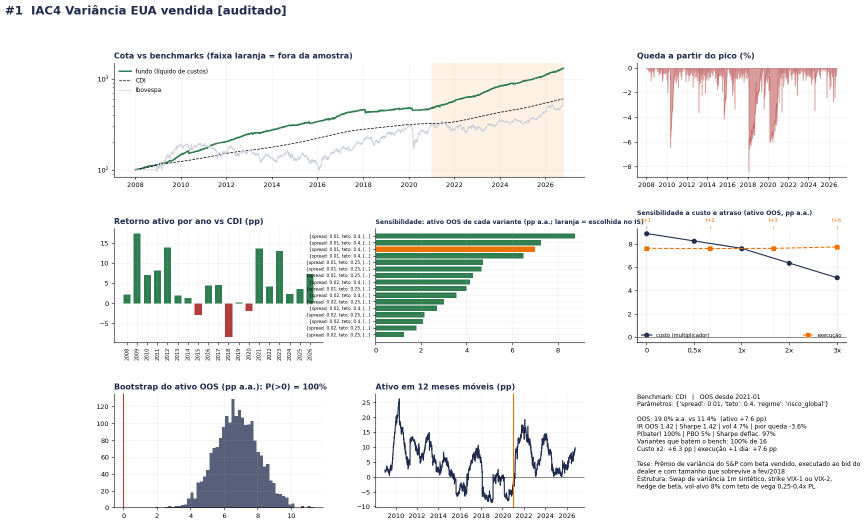
#> input picture extras/quant/fundos/top5/top5_1.png, 1731 x 1049 px (shown at 1/2 size); its folder holds only this picture in this run
$ python -i ideias_eventos_br.py   (imports and definitions only)
#> lines starting #> are read from the running program, lines starting #| are printed output that depends on the picture
### extras/quant/fundos/base.py
"""Dados e utilitários comuns dos 20 fundos (calendário B3, CDI, câmbio, conversão de estratégias em dólar para reais com hedge)."""
import io
import time
from pathlib import Path

import numpy as np
import pandas as pd
import requests

AQUI = Path(__file__).resolve().parent
D = AQUI / "dados"
DQ = AQUI.parent / "dados"
RQ = AQUI.parent / "resultado"


def sgs(cod, ini="2005-01-01"):
#> called with cod = 12, ini = '2005-01-01'
    f = D / f"sgs_{cod}.parquet"
    if f.exists() and (time.time() - f.stat().st_mtime) < 86400:
        return pd.read_parquet(f).v
    out = []
    try:
        for a in range(pd.Timestamp(ini).year, pd.Timestamp.today().year + 1, 10):
            u = f"https://api.bcb.gov.br/dados/serie/bcdata.sgs.{cod}/dados?formato=json&dataInicial=01/01/{a}&dataFinal=31/12/{a + 9}"
            for t in range(6):
                try:
                    out.append(pd.DataFrame(requests.get(u, timeout=60).json()))
                    break
                except (requests.RequestException, ValueError):
                    if t == 5:
                        raise
                    time.sleep(5 * (t + 1))
        d = pd.concat(out)
        s = pd.Series(d.valor.astype(float).values, index=pd.to_datetime(d.data, dayfirst=True)).sort_index()
        s = s[~s.index.duplicated()]
        s.to_frame("v").to_parquet(f)
        return s
    except (requests.RequestException, ValueError):
        return pd.read_parquet(f).v


CDI = sgs(12) / 100
DIAS = CDI.index[CDI.index >= "2008-01-01"]
CDI = CDI.reindex(DIAS)
CDI_AA = (1 + CDI) ** 252 - 1
PTAX = sgs(1).reindex(DIAS).ffill(limit=5)


def y(nome):
    return pd.read_parquet(D / f"y_{nome}.parquet")


IDX = y("idx")
ETF = y("etf")
FXY = y("fx")


# [19 lines left out: function _limpa_niveis, not called in this run]


FXY = _limpa_niveis(FXY)
ADR = y("adr")
BRL_LOC = y("br_local")
DIAS_US = IDX["^GSPC"].dropna().index
TB_US = (IDX["^IRX"].reindex(DIAS_US).ffill() / 100 / 252)
BOVA = pd.read_parquet(DQ / "eq_idx.parquet")["BOVA11.SA"].reindex(DIAS).ffill(limit=5)
R_IBOV = BOVA.pct_change(fill_method=None).fillna(0)
SPX_USD = IDX["^GSPC"].reindex(DIAS_US).ffill().pct_change(fill_method=None).fillna(0)
BIS = pd.read_parquet(D / "bis_juros_politica.parquet").sort_index().ffill()


def limpa(r, lim=.25):
    """Retornos diários: zera saltos absurdos (erros de base / desdobramentos não ajustados). Mantém NaN (ativo ainda não listado)."""
    return r.where((r.abs() < lim) | r.isna(), 0.0)


# [30 lines left out: functions limpa_fx, brl, carteira, vol_alvo, not called in this run]


def fim_mes(idx):
    p = pd.Series(pd.DatetimeIndex(idx).to_period("M"), index=idx)
    return p.ne(p.shift(-1))


def fim_semana(idx):
    p = pd.Series(pd.DatetimeIndex(idx).to_period("W-FRI"), index=idx)
    return p.ne(p.shift(-1))


# [4 lines left out: function _so, not called in this run]


def mensal(W):
    return _so(W, fim_mes(W.index))


def semanal(W):
    return _so(W, fim_semana(W.index))

### extras/quant/fundos/ideias_eventos_br.py
"""
Frente EVENTOS BRASIL (event-driven com informação diária pública da CVM).
Dados: coleta_eventos_br.py (IPE, VLMO, ITR/DFP, FCA, cadastro CVM, proventos Yahoo) + b3_vista.parquet (COTAHIST 2014+).
Regra de ouro: a data do sinal é a DATA DE ENTREGA do documento na CVM; a decisão é no fechamento desse dia e a execução
no fechamento do pregão seguinte (carteira desloca 1+lag) -> se o fato saiu às 20h, ainda assim só operamos no fechamento seguinte.
Retornos: COTAHIST não ajustado -> corrigido por desdobramentos/grupamentos (Yahoo + marcação EB/EG do COTAHIST) e somado o
dividendo/JCP do Yahoo no dia ex (tickers deslistados ficam sem dividendo = conservador para comprado).
Uso: python ideias_eventos_br.py [números dos fundos]
"""
import pickle
import re
import sys
import time
import unicodedata
import warnings

import numpy as np
import pandas as pd

from base import CDI, D, DIAS, R_IBOV
from motor import Fundo, roda

# [1 line not run here, left out]
# [1 line that did not run here, left out]
DATA_INI = pd.Timestamp("2014-01-02")
_C = {}                                    # cache em memória
ULT = {}                                   # detalhes (contrib, trades) da última chamada de cada estratégia


def _sem_acento(s):
    return unicodedata.normalize("NFKD", s).encode("ascii", "ignore").decode().lower()


def _cnpj(s):
    return s.astype(str).str.replace(r"\D", "", regex=True).str.zfill(14)


# ================================================================ painel de preços (ajustado)
def painel():
    """P (fech), R (retorno total ajustado), V (volume R$), ADV (média 60d com zeros), VWAP, O (abertura), NEG; só ações/units."""
    if "P" in _C:
        return _C
    f = D / "painel_eventos_br.pkl"
    if f.exists() and f.stat().st_mtime > (D / "b3_acoes_cotahist.parquet").stat().st_mtime:
        _C.update(pd.read_pickle(f))
        return _C
    v = pd.read_parquet(D / "b3_acoes_cotahist.parquet")                 # COTAHIST com CODBDI 05-09 (RJ etc.) e máx/mín
    v = v[v.ticker.str.match(r"^[A-Z]{4}(3|4|5|6|7|8|11)$") & v.especi.str[:3].str.strip().isin(["ON", "PN", "PNA", "PNB", "PNC", "UNT"])
          & ~v.especi.str.startswith("CI") & (v.fech > 0)]
    v["p"] = v.fech / v.fatcot
    v["o"] = v.abertura / v.fatcot
    v["vwap"] = (v.volume / v.quantidade.replace(0, np.nan))
    v["marca"] = v.especi.str[3:].str.strip().str.split().str[0].fillna("")
    v = v.sort_values(["ticker", "data"]).drop_duplicates(["ticker", "data"], keep="last")
    P = v.pivot(index="data", columns="ticker", values="p")
    P = P.reindex(DIAS[DIAS >= DATA_INI].union(P.index[P.index >= DATA_INI]))
    P = P[P.index.isin(DIAS)]
    O = v.pivot(index="data", columns="ticker", values="o").reindex(P.index)
    H = (v.pivot(index="data", columns="ticker", values="max") / v.pivot(index="data", columns="ticker", values="fatcot")).reindex(P.index)
    L = (v.pivot(index="data", columns="ticker", values="min") / v.pivot(index="data", columns="ticker", values="fatcot")).reindex(P.index)
    VW = v.pivot(index="data", columns="ticker", values="vwap").reindex(P.index)
    V = v.pivot(index="data", columns="ticker", values="volume").reindex(P.index)
    NEG = v.pivot(index="data", columns="ticker", values="negocios").reindex(P.index)
    MK = v.pivot(index="data", columns="ticker", values="marca").reindex(P.index)
    ult = P.ffill()
    q = P / ult.shift(1)                                                  # retorno desde o último negócio (gaps vão para o dia do negócio)
    lq = np.log(q)
    # --- desdobramentos/grupamentos: Yahoo (razão exata) ...
    pv = pd.read_parquet(D / "y_proventos.parquet").dropna(subset=["data"])
    pv = pv[pv.ticker.isin(P.columns)]
    fator = pd.DataFrame(1.0, index=P.index, columns=P.columns)
    feito = pd.DataFrame(False, index=P.index, columns=P.columns)
    for _, s in pv[pv.split > 0].iterrows():
        jan = lq.loc[s.data - pd.Timedelta(days=5): s.data + pd.Timedelta(days=5), s.ticker].dropna()
        if jan.empty:
            continue
        err = (jan + np.log(s.split)).abs()
        if err.min() < .2:
            dt = err.idxmin()
            fator.loc[dt, s.ticker] = s.split
            feito.loc[dt, s.ticker] = True
    # ... e marcação EB/EG do COTAHIST no primeiro dia (razão "redonda" mais próxima)
    mk = MK.fillna("")
    tem_bg = mk.apply(lambda c: c.str.startswith("E") & c.str.contains("B|G", regex=True))
    prim = tem_bg & ~tem_bg.shift(1, fill_value=False)
    cand = np.array(sorted({k for b in (2, 3, 4, 5, 8, 10, 20, 25, 50, 100, 1.1, 1.2, 1.25, 1.5) for k in (b, 1 / b)}))
    for dt, tk in zip(*np.where((prim & ~feito & (lq.abs() > .08)).values)):
        x = -lq.iat[dt, tk]
        k = cand[np.argmin(np.abs(np.log(cand) - x))]
        if abs(np.log(k) - x) < .06:
            fator.iat[dt, tk] = k
            feito.iat[dt, tk] = True
    r = q * fator - 1
    # --- saltos > 25% sem notícia na CVM (5 dias) e erros de cotação que se desfazem no dia seguinte
    noticia = _noticia_ticker(P)
    erro = (r.abs() > .4) & ((1 + r) * (1 + r.shift(-1)) - 1).abs().lt(.1)
    erro = erro | erro.shift(1, fill_value=False)
    r = r.where(~erro, 0.0)
    r = r.where((r.abs() < .25) | noticia | feito, 0.0)
    r = r.where(~((r > 3) & ~feito), 0.0)                                  # sobra de desdobramento não identificado
    # --- dividendos/JCP (Yahoo): rendimento no dia ex
    dv = pv[pv["div"] > 0][["data", "ticker", "div"]]
    yc = pv.pivot_table(index="data", columns="ticker", values="close").sort_index()
    dy = []
    for _, s in dv.iterrows():
        if s.ticker not in yc or s.data not in yc.index:
            continue
        c0 = yc[s.ticker].loc[:s.data].iloc[:-1].dropna()
        if len(c0) and c0.iloc[-1] > 0 and s["div"] / c0.iloc[-1] < .3:
            dy.append((s.data, s.ticker, s["div"] / c0.iloc[-1]))
    dy = pd.DataFrame(dy, columns=["data", "ticker", "y"]).groupby(["data", "ticker"]).y.sum().unstack()
    dy = dy.reindex(index=P.index, columns=P.columns).fillna(0)
    dy = dy.where(P.notna(), 0)                                           # só conta se houve negócio no dia ex
    R = (r.fillna(0) + dy).where(P.notna() | (r.notna()))
    R = R.where(ult.shift(1).notna())                                     # sem retorno antes do 1º negócio
    ADV = V.fillna(0).rolling(60, min_periods=20).mean()
    vivo = P.notna()[::-1].cummax()[::-1]                                 # ainda negocia em alguma data futura (fim = deslistagem)
    d = dict(P=P, R=R, V=V, ADV=ADV, VW=VW, O=O, H=H, L=L, NEG=NEG, vivo=vivo, inicio=P.notna().idxmax(), fim=P.notna()[::-1].idxmax(), dy=dy)
    pd.to_pickle(d, f)
    _C.update(d)
    return _C


# [34 lines left out: functions mapa, _noticia_ticker, not called in this run]


# [4 lines not run here, left out]


# ================================================================ eventos (IPE)
CLASSES = {
    "opa": r"\bopa\b|oferta publica (voluntaria |unificada |concorrente )?(de |para )?(aquisicao|permuta)|cancelamento de registro"
           r"|fechamento de capital|saida do (novo mercado|nivel)|deslistagem|conversao de registro|tag along|retirada de circulacao",
    "controle": r"mudanca (de|do) controle|alienacao (de|do) controle|transferencia do controle|aquisicao (de|do) controle|venda do controle"
                r"|alienacao da participacao (do|dos) controlador",
    "incorporacao": r"incorporacao de acoes|incorporacao da companhia|fusao|combinacao de negocios|reorganizacao societaria",
    "recompra": r"recompra|aquisicao de acoes de (sua )?(propria )?emissao|acoes de (sua )?propria emissao|aquisicao de acoes de emissao da propria",
    "oferta": r"oferta (publica )?(primaria|secundaria|subsequente|restrita|de distribuicao|de acoes|publica de acoes|publica de distribuicao)"
              r"|follow.on|esforcos restritos|distribuicao (publica )?(primaria|secundaria)|potencial oferta|eventual oferta|oferta global",
    "preco_oferta": r"precificacao|fixacao do preco|definicao do preco|preco por acao|aprovacao do preco|resultado do procedimento de alocacao",
    "rj": r"recuperacao judicial|recuperacao extrajudicial|falencia",
    "rj_pedido": r"(pedido|ajuizamento|requerimento|protocolo|ingresso|apresentacao) (de |do |da )?(pedido de )?recuperacao (judicial|extrajudicial)"
                 r"|deferimento do processamento|recuperacao judicial - pedido",
    "fraude": r"inconsistencia|fraude|irregularidade|investigacao|operacao (policial|lava)|busca e apreensao|reapresentacao das demonstracoes",
}
NAO_ACAO = r"debentur|notas? (comerciais|promissoria)|\bnotes\b|\bcri\b|\bcra\b|cpr|bonds?\b|senior|fii|cotas|\bfidc\b|recebiveis"


# [52 lines left out: functions eventos, estudo, not called in this run]


# ================================================================ motor de livros de eventos
def custo_acao(adv):
    """Custo por perna (corretagem+emolumentos+meio spread+impacto) pela liquidez (ADV 60d em R$)."""
    return pd.DataFrame(np.select([adv >= 50e6, adv >= 10e6, adv >= 2e6], [.0010, .0020, .0040], .0080), index=adv.index, columns=adv.columns)


def aluguel_acao(adv):
    """Aluguel a.a. na ponta vendida: blue chips 1%, médias 3%, small caps 8%."""
    return pd.DataFrame(np.select([adv >= 50e6, adv >= 10e6], [.01, .03], .08), index=adv.index, columns=adv.columns)


# [253 lines left out: functions posicoes, livro, negocios, _primeiro, ev_recompra, ev_oferta and 7 more, not called in this run]


def ibov_proxy(data, janela=252):
    """Proxy da carteira teórica do Ibovespa na data: índice de negociabilidade IN = (n/N)^(1/3) (v/V)^(2/3) em 12 meses,
    presença >= 95% dos pregões, preço >= R$1, acumulado de IN até 85%."""
    p = painel()
    NEG, V, P = p["NEG"], p["V"], p["P"]
    sl = slice(NEG.index[max(NEG.index.searchsorted(data) - janela, 0)], data)
    n, v = NEG.loc[sl].fillna(0).sum(), V.loc[sl].fillna(0).sum()
    pres = P.loc[sl].notna().mean()
    IN = (n / n.sum()) ** (1 / 3) * (v / v.sum()) ** (2 / 3)
    ult = P.loc[sl].ffill().iloc[-1]
    IN = IN[(pres >= .95) & (ult >= 1)].sort_values(ascending=False)
    acum = IN.cumsum() / IN.sum()
    return set(acum[acum.shift(1, fill_value=0) < .85].index)


# [90 lines left out: functions ev_ibov, _ev, recompra, follow_on, lockup, insiders and 4 more, not called in this run]


# ================================================================ arbitragem de OPA / controle (preço da oferta lido do PDF do fato relevante)
_RX_RS = re.compile(r"r\$\s*(\d{1,3}(?:\.\d{3})*(?:,\d{1,4})?)")
_RX_CTX = re.compile(r"por (cada )?(acao|unit|certificado)|preco (por|unitario|de aquisicao|da oferta|da opa|ofertado|base|maximo)|/acao")


# [74 lines left out: functions precos_no_texto, ev_opa, opa_arb, not called in this run]


# ================================================================ fundos
EV = "Eventos BR"
FUNDOS = [
    Fundo("E1 Arbitragem de OPA e troca de controle", EV, "CDI",
          "Compro o alvo de OPA/venda de controle quando ainda negocia abaixo do preço da oferta: o mercado cobra um prêmio de "
          "prazo/risco de a operação não sair que, no Brasil (OPA obrigatória, tag along, laudo), costuma ser maior que o risco real",
          "Preço da oferta lido do PDF do fato relevante (R$ por ação perto de 'por ação'/'preço da oferta', entre 0,9x e 1,5x o "
          "preço da ação — garante que a filer é o alvo); até 8 negócios de 12,5% do PL; sai no fechamento do spread, na "
          "deslistagem ou no prazo; hedge parcial opcional em Ibovespa", opa_arb,
          {"smin": [.02, .05], "hedge": [0.0, .5], "tipo": ["opa", "todos"]}, inicio="2014-06-01"),
    Fundo("E2 Recompra anunciada", EV, "CDI",
          "Compro quem anuncia recompra: a administração sinaliza que a ação está barata e vira compradora marginal",
          "Fato relevante/ata de RCA com 'recompra'/'aquisição de ações de própria emissão', ADV >= R$2 mi; posições de 1/n_max do PL, "
          "hedge beta 1 em Ibovespa", recompra, {"hold": [63, 126], "n_max": [10, 20]}, inicio="2014-06-01"),
    Fundo("E3 Follow-on vendido", EV, "CDI",
          "Vendo a ação que anuncia/precifica oferta subsequente: emissor e vendedor (controlador, PE) sabem mais que o mercado e "
          "vendem caro; o desconto da oferta e a oferta adicional de papel pressionam por semanas",
          "1º fato relevante de oferta de ações (lançamento, pedido de registro, potencial oferta, precificação) por empresa em 90 dias; "
          "vendido a descoberto 1/n_max do PL, aluguel por liquidez (1-8% a.a.), comprado Ibovespa contra", follow_on,
          {"hold": [20, 40, 60], "n_max": [5, 10]}, inicio="2014-06-01"),
    Fundo("E4 Fim de lock-up de IPO", EV, "CDI",
          "Vendo antes do fim do lock-up de 180 dias: fundos de PE e sócios pré-IPO vendem assim que podem",
          "IPO = 1º pregão de raiz nova com registro CVM < 2 anos; vendido `antes` pregões antes de 180 dias corridos, zera `depois`; "
          "aluguel mínimo 6% a.a.", lockup, {"antes": [5, 10, 20], "depois": [5, 15]}, inicio="2014-06-01"),
    Fundo("E5 Insiders (VLMO)", EV, "CDI",
          "Sigo controlador/conselho/diretoria: quem compra (ou vende) muito da própria empresa sabe algo; o formulário é público "
          "só ~40 dias depois e quase ninguém lê",
          "Compra/venda à vista líquida do mês >= limiar x giro mensal; entrada no pregão após a ENTREGA do formulário VLMO; "
          "63 pregões, 1/15 do PL por papel, hedge Ibov", insiders,
          {"lado": ["compra", "venda", "ambos"], "limiar": [.02, .05]}, inicio="2019-03-01", corte="2023-01-01"),
    Fundo("E6 Deriva pós-resultado (PEAD)", EV, "CDI",
          "O mercado brasileiro reage pouco a resultados fora do consenso: a reação dos 2 primeiros dias continua por 2-3 meses",
          "Reação anormal (vs Ibov) do fech. t-1 ao t+1 da 1ª entrega do ITR/DFP; |reação| >= limiar -> comprado/vendido no sinal, "
          "1/20 do PL por papel, hedge do líquido em Ibov", pead, {"limiar": [.03, .05, .08], "hold": [40, 60]}, inicio="2014-06-01"),
    Fundo("E7 Rebalanceamento do Ibovespa", EV, "CDI",
          "Antecipo a carteira teórica: fundos de índice e ETFs compram os entrantes no último pregão antes da vigência",
          "Proxy da regra B3 (índice de negociabilidade 12m, presença >= 95%, 85% acumulado); comprado entrantes / vendido saintes "
          "`antes` pregões antes da vigência (jan/mai/set), zera no último pregão da carteira velha; hedge Ibov", ibov_rebal,
          {"antes": [10, 21, 42], "lado": ["ambos", "compra"]}, inicio="2014-06-01"),
    Fundo("E8 Blocos informados", EV, "CDI",
          "Volume de 4-6x a média com o preço fechando na ponta do dia, sem fato público, é gestora grande se posicionando: o fluxo continua",
          "Volume >= mult x ADV60 e fechamento no 20% superior (subiu > 1%) -> comprado, no 20% inferior (caiu > 1%) -> vendido; "
          "só dias sem documento na CVM; 1/15 do PL por papel; hedge Ibov", blocos,
          {"mult": [3, 5], "hold": [10, 20, 40], "lado": ["ambos", "venda"]}, inicio="2014-06-01"),
    Fundo("E9 Crise corporativa (queda >20% / RJ)", EV, "CDI",
          "Contrarian: queda > 20% em 3 dias com fato relevante é exagero -> compro; RJ/fraude em fato relevante -> vendo",
          "Queda anormal <= -20% em 3 pregões com documento na CVM (excluídas empresas com RJ/fraude no último ano), ADV >= R$5 mi; "
          "modo contrarian (compra) ou continuação (venda); RJ/fraude sempre vendidos; aluguel mínimo 10% a.a.", crise,
          {"modo": ["contrarian", "continuacao"], "hold": [20, 60], "rj": [True, False]}, inicio="2014-06-01"),
]
FUNC_NOME = {opa_arb: "opa_arb", recompra: "recompra", follow_on: "follow_on", lockup: "lockup", insiders: "insiders", pead: "pead",
             ibov_rebal: "ibov_rebal", blocos: "blocos", crise: "crise"}


# [34 lines not run here, left out]

>>> import cv2
>>> picture = cv2.imread('top5/top5_1.png', cv2.IMREAD_GRAYSCALE)
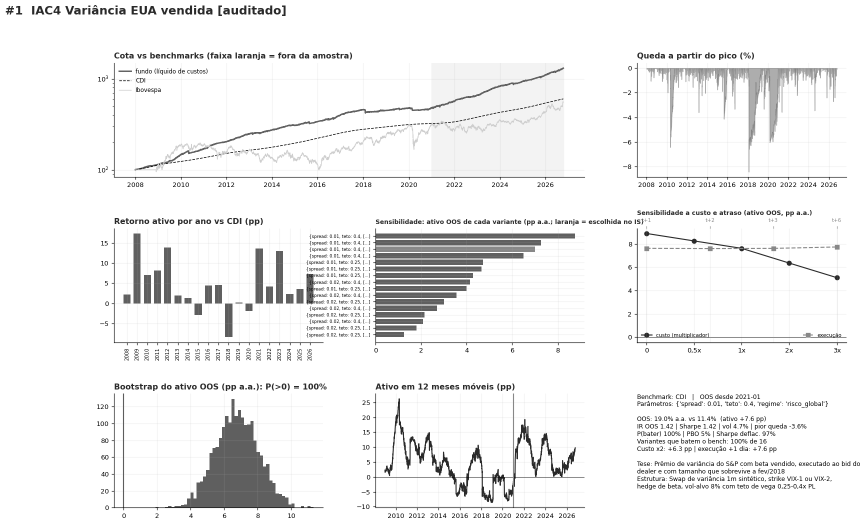
#> picture: shape (1049, 1731) (shown at 1/2 size); min 0, max 255, mean 240.9
>>> result = ibov_proxy(picture)
#> (the run stopped early here; a loop or call above may not have finished)

$ run again, on extras/quant/fundos/top5/top5_3.png
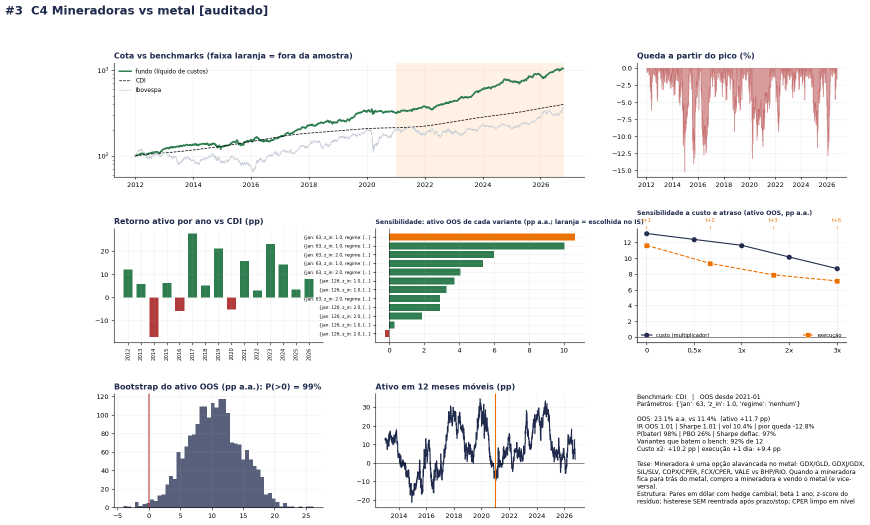
#> input picture extras/quant/fundos/top5/top5_3.png, 1740 x 1049 px (shown at 1/2 size)
#> `picture = cv2.imread('top5/top5_1.png', cv2.IMREAD_GRAYSCALE)`:
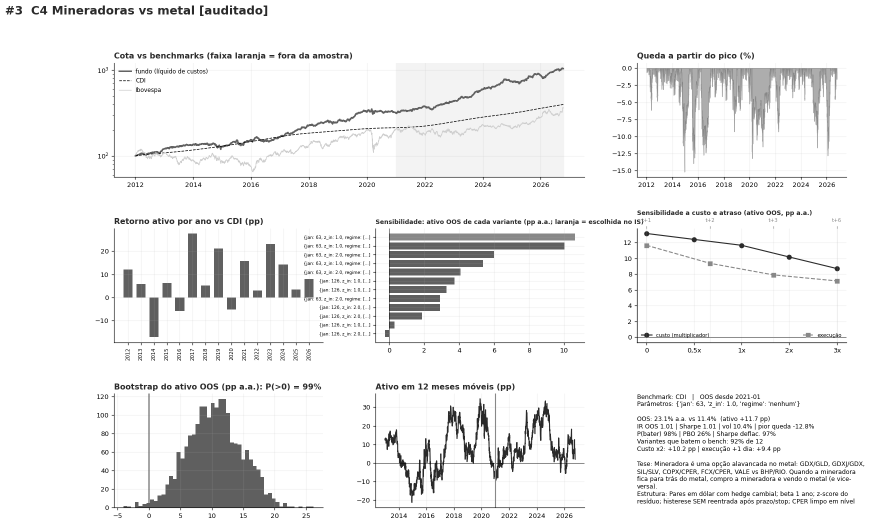
#> picture: shape (1049, 1740) (shown at 1/2 size); min 0, max 255, mean 239.9

$ run again, on extras/quant/fundos/top5/top5_4.png
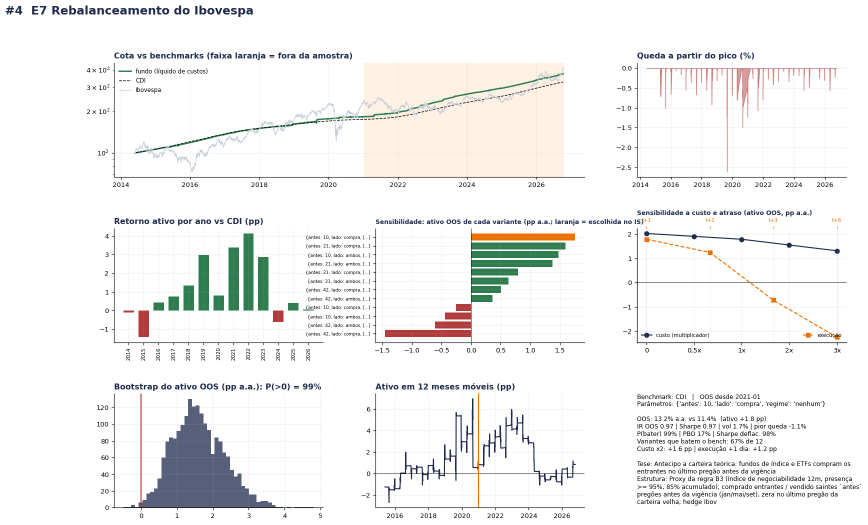
#> input picture extras/quant/fundos/top5/top5_4.png, 1735 x 1049 px (shown at 1/2 size)
#> `picture = cv2.imread('top5/top5_1.png', cv2.IMREAD_GRAYSCALE)`:
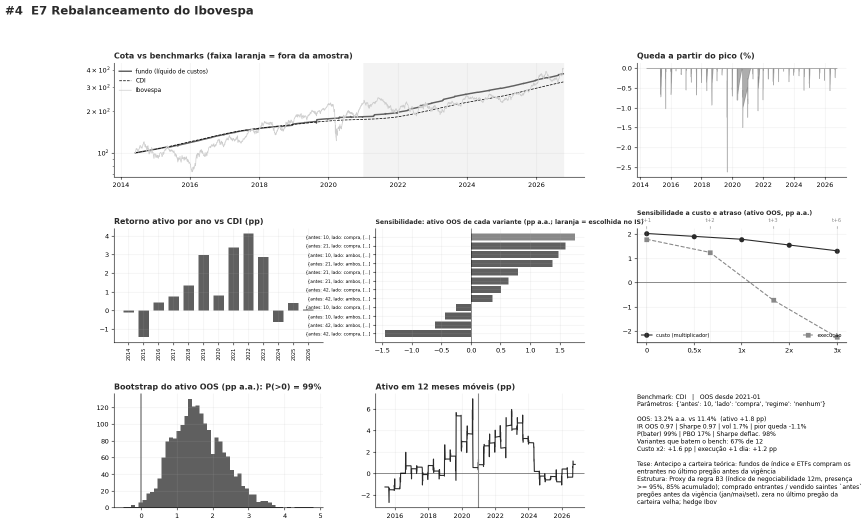
#> picture: shape (1049, 1735) (shown at 1/2 size); min 0, max 255, mean 242.3
